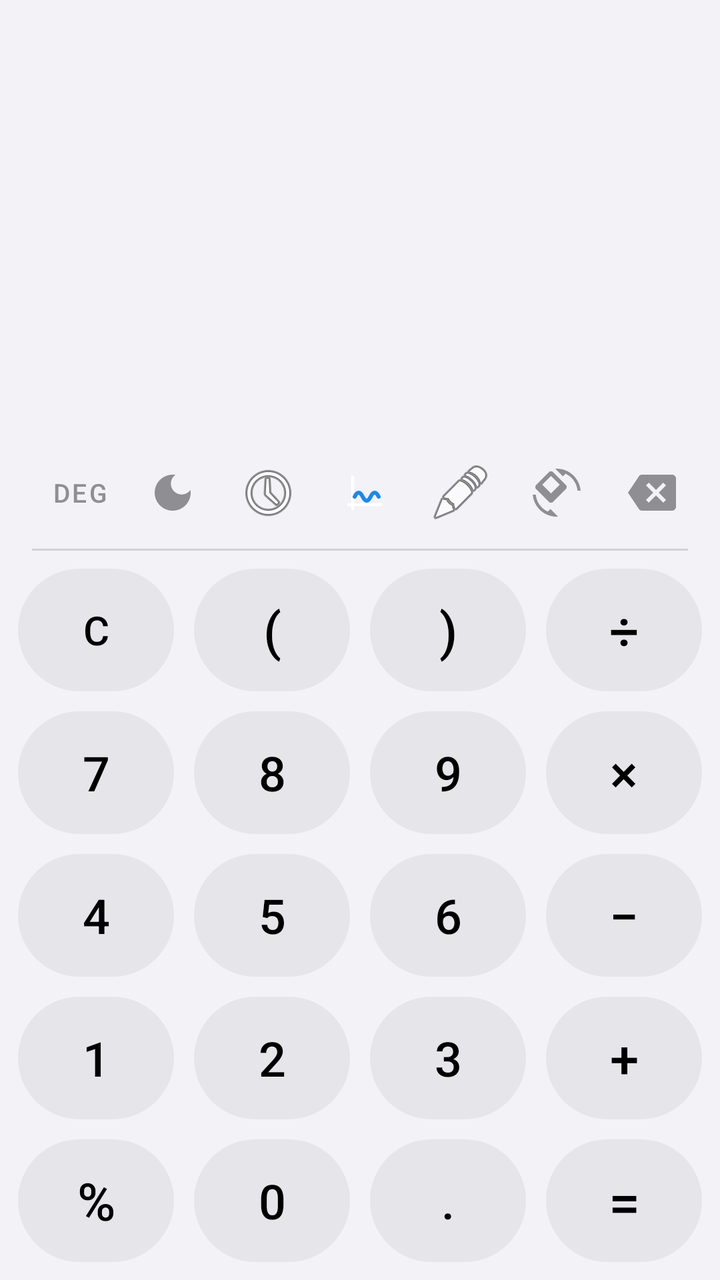
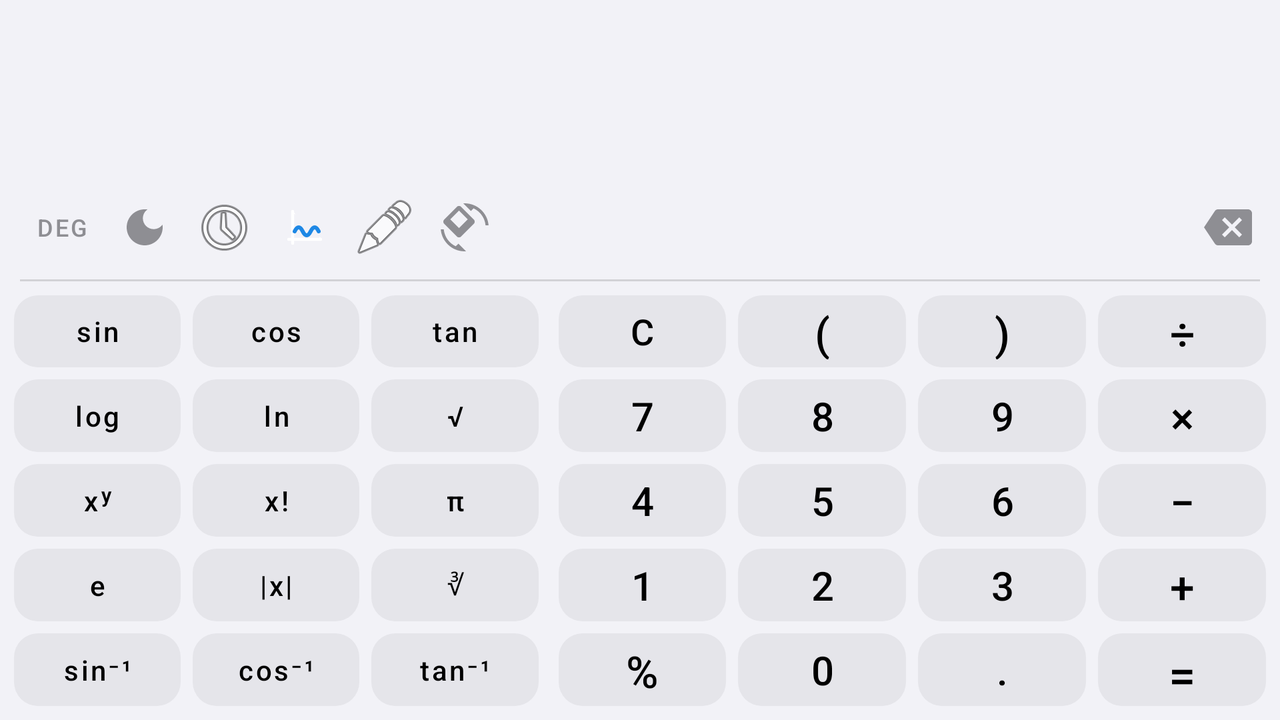

One screen, two layout resources from the same app: the default and the repository's alternative for another configuration. Each is rendered where Android would select it; the XML of both is given below.
<!-- AndroidManifest.xml: application theme Theme.MyCalculator -->
<!-- res/layout/activity_main.xml -->
<?xml version="1.0" encoding="utf-8"?>
<LinearLayout xmlns:android="http://schemas.android.com/apk/res/android"
    android:layout_width="match_parent"
    android:layout_height="match_parent"
    android:orientation="vertical"
    android:background="@color/colorBackground">

    
    <LinearLayout
        android:layout_width="match_parent"
        android:layout_height="0dp"
        android:layout_weight="3"
        android:orientation="vertical"
        android:gravity="bottom|end"
        android:paddingStart="24dp"
        android:paddingEnd="24dp"
        android:paddingBottom="8dp">

        <EditText
            android:id="@+id/text_expression"
            android:layout_width="match_parent"
            android:layout_height="wrap_content"
            android:gravity="end"
            android:maxLines="3"
            android:background="@null"
            android:cursorVisible="true"
            android:focusable="true"
            android:focusableInTouchMode="true"
            android:textColor="@color/colorTextPrimary"
            android:textSize="36sp"
            android:inputType="text"
            android:importantForAutofill="no"
            android:textColorHint="@color/colorTextSecondary" />

        <TextView
            android:id="@+id/text_result"
            android:layout_width="match_parent"
            android:layout_height="wrap_content"
            android:layout_marginTop="8dp"
            android:gravity="end"
            android:maxLines="1"
            android:ellipsize="start"
            android:textColor="@color/colorTextSecondary"
            android:textSize="24sp"
            android:text="" />
    </LinearLayout>

    
    <LinearLayout
        android:layout_width="match_parent"
        android:layout_height="wrap_content"
        android:orientation="horizontal"
        android:gravity="center_vertical"
        android:paddingStart="16dp"
        android:paddingEnd="16dp"
        android:paddingTop="4dp"
        android:paddingBottom="4dp">

        <Button
            android:id="@+id/btn_deg_rad"
            android:layout_width="wrap_content"
            android:layout_height="wrap_content"
            android:minWidth="0dp"
            android:paddingStart="10dp"
            android:paddingEnd="10dp"
            android:paddingTop="6dp"
            android:paddingBottom="6dp"
            android:insetTop="0dp"
            android:insetBottom="0dp"
            android:text="DEG"
            android:textSize="13sp"
            android:textAllCaps="false"
            android:fontFamily="sans-serif-medium"
            android:background="?attr/selectableItemBackgroundBorderless"
            android:textColor="@color/colorTextSecondary"
            android:contentDescription="@string/deg_rad_toggle"
            android:onClick="onButtonClick" />

        <ImageButton
            android:id="@+id/btn_theme"
            android:layout_width="36dp"
            android:layout_height="36dp"
            android:layout_marginStart="4dp"
            android:background="?attr/selectableItemBackgroundBorderless"
            android:src="@drawable/ic_dark_mode"
            android:scaleType="centerInside"
            android:contentDescription="@string/theme_toggle"
            android:onClick="onButtonClick" />

        <ImageButton
            android:id="@+id/btn_history"
            android:layout_width="36dp"
            android:layout_height="36dp"
            android:layout_marginStart="12dp"
            android:background="?attr/selectableItemBackgroundBorderless"
            android:src="@android:drawable/ic_menu_recent_history"
            android:scaleType="centerInside"
            android:contentDescription="@string/history_title"
            android:onClick="onButtonClick" />

        <ImageButton
            android:id="@+id/btn_graph"
            android:layout_width="36dp"
            android:layout_height="36dp"
            android:layout_marginStart="12dp"
            android:background="?attr/selectableItemBackgroundBorderless"
            android:src="@drawable/ic_graph"
            android:scaleType="centerInside"
            android:contentDescription="@string/graph_title"
            android:onClick="onButtonClick" />

        <ImageButton
            android:id="@+id/btn_math_note"
            android:layout_width="36dp"
            android:layout_height="36dp"
            android:layout_marginStart="12dp"
            android:background="?attr/selectableItemBackgroundBorderless"
            android:src="@android:drawable/ic_menu_edit"
            android:scaleType="centerInside"
            android:contentDescription="Math Note"
            android:onClick="onButtonClick" />

        <ImageButton
            android:id="@+id/btn_rotate"
            android:layout_width="36dp"
            android:layout_height="36dp"
            android:layout_marginStart="12dp"
            android:background="?attr/selectableItemBackgroundBorderless"
            android:src="@drawable/ic_screen_rotate"
            android:scaleType="centerInside"
            android:contentDescription="@string/rotate_screen"
            android:onClick="onButtonClick" />

        <View
            android:layout_width="0dp"
            android:layout_height="1dp"
            android:layout_weight="1" />

        <ImageButton
            android:id="@+id/btn_delete"
            android:layout_width="36dp"
            android:layout_height="36dp"
            android:background="?attr/selectableItemBackgroundBorderless"
            android:src="@drawable/ic_backspace"
            android:scaleType="centerInside"
            android:contentDescription="@string/backspace"
            android:onClick="onButtonClick" />
    </LinearLayout>

    
    <View
        android:layout_width="match_parent"
        android:layout_height="1dp"
        android:layout_marginStart="16dp"
        android:layout_marginEnd="16dp"
        android:background="@color/colorDivider" />

    
    <LinearLayout
        android:layout_width="match_parent"
        android:layout_height="0dp"
        android:layout_weight="5"
        android:orientation="vertical"
        android:padding="4dp">

        
        <LinearLayout android:layout_width="match_parent" android:layout_height="0dp" android:layout_weight="1" android:orientation="horizontal">
            <Button android:id="@+id/btn_clear" style="@style/CalcButton.Clear" android:text="C" android:onClick="onButtonClick" />
            <Button android:id="@+id/btn_open_paren" style="@style/CalcButton.Operator" android:text="(" android:onClick="onButtonClick" />
            <Button android:id="@+id/btn_close_paren" style="@style/CalcButton.Operator" android:text=")" android:onClick="onButtonClick" />
            <Button android:id="@+id/btn_divide" style="@style/CalcButton.Operator" android:text="÷" android:onClick="onButtonClick" />
        </LinearLayout>

        
        <LinearLayout android:layout_width="match_parent" android:layout_height="0dp" android:layout_weight="1" android:orientation="horizontal">
            <Button android:id="@+id/btn_7" style="@style/CalcButton.Number" android:text="7" android:onClick="onButtonClick" />
            <Button android:id="@+id/btn_8" style="@style/CalcButton.Number" android:text="8" android:onClick="onButtonClick" />
            <Button android:id="@+id/btn_9" style="@style/CalcButton.Number" android:text="9" android:onClick="onButtonClick" />
            <Button android:id="@+id/btn_multiply" style="@style/CalcButton.Operator" android:text="×" android:onClick="onButtonClick" />
        </LinearLayout>

        
        <LinearLayout android:layout_width="match_parent" android:layout_height="0dp" android:layout_weight="1" android:orientation="horizontal">
            <Button android:id="@+id/btn_4" style="@style/CalcButton.Number" android:text="4" android:onClick="onButtonClick" />
            <Button android:id="@+id/btn_5" style="@style/CalcButton.Number" android:text="5" android:onClick="onButtonClick" />
            <Button android:id="@+id/btn_6" style="@style/CalcButton.Number" android:text="6" android:onClick="onButtonClick" />
            <Button android:id="@+id/btn_minus" style="@style/CalcButton.Operator" android:text="−" android:onClick="onButtonClick" />
        </LinearLayout>

        
        <LinearLayout android:layout_width="match_parent" android:layout_height="0dp" android:layout_weight="1" android:orientation="horizontal">
            <Button android:id="@+id/btn_1" style="@style/CalcButton.Number" android:text="1" android:onClick="onButtonClick" />
            <Button android:id="@+id/btn_2" style="@style/CalcButton.Number" android:text="2" android:onClick="onButtonClick" />
            <Button android:id="@+id/btn_3" style="@style/CalcButton.Number" android:text="3" android:onClick="onButtonClick" />
            <Button android:id="@+id/btn_plus" style="@style/CalcButton.Operator" android:text="+" android:onClick="onButtonClick" />
        </LinearLayout>

        
        <LinearLayout android:layout_width="match_parent" android:layout_height="0dp" android:layout_weight="1" android:orientation="horizontal">
            <Button android:id="@+id/btn_percent" style="@style/CalcButton.Operator" android:text="%" android:onClick="onButtonClick" />
            <Button android:id="@+id/btn_0" style="@style/CalcButton.Number" android:text="0" android:onClick="onButtonClick" />
            <Button android:id="@+id/btn_dot" style="@style/CalcButton.Number" android:text="." android:onClick="onButtonClick" />
            <Button android:id="@+id/btn_equals" style="@style/CalcButton.Equals" android:text="=" android:onClick="onButtonClick" />
        </LinearLayout>
    </LinearLayout>

</LinearLayout>
<!-- resources referenced by this layout -->
<resources>
  <color name="colorBackground">#F2F2F7</color>
  <color name="colorDivider">#22000000</color>
  <color name="colorTextPrimary">#000000</color>
  <color name="colorTextSecondary">#8E8E93</color>
  <string name="backspace">Xóa</string>
  <string name="deg_rad_toggle">DEG/RAD</string>
  <string name="graph_title">Vẽ Đồ Thị</string>
  <string name="history_title">Lịch sử</string>
  <string name="rotate_screen">Xoay màn hình</string>
  <string name="theme_toggle">Chuyển giao diện</string>
  <style name="CalcButton.Clear" parent="CalcButtonBase">
          <item name="android:background">@drawable/bg_btn_clear</item>
          <item name="android:textColor">@color/colorTextPrimary</item>
          <item name="android:textSize">20sp</item>
      </style>
  <style name="CalcButton.Equals" parent="CalcButtonBase">
          <item name="android:background">@drawable/bg_btn_equals</item>
          <item name="android:textColor">@color/colorTextPrimary</item>
          <item name="android:textSize">28sp</item>
      </style>
  <style name="CalcButton.Number" parent="CalcButtonBase">
          <item name="android:background">@drawable/bg_btn_number</item>
          <item name="android:textColor">@color/colorTextPrimary</item>
      </style>
  <style name="CalcButton.Operator" parent="CalcButtonBase">
          <item name="android:background">@drawable/bg_btn_operator</item>
          <item name="android:textColor">@color/colorTextPrimary</item>
          <item name="android:textSize">26sp</item>
      </style>
  <color name="colorTopBarIcon">#8E8E93</color>
  <!-- drawable bg_btn_clear (drawable) -->
  <?xml version="1.0" encoding="utf-8"?>
  <ripple xmlns:android="http://schemas.android.com/apk/res/android"
      android:color="@color/colorClearBtnPressed">
      <item>
          <shape android:shape="rectangle">
              <solid android:color="@color/colorClearBtn" />
              <corners android:radius="100dp" />
          </shape>
      </item>
  </ripple>
  <!-- drawable bg_btn_equals (drawable) -->
  <?xml version="1.0" encoding="utf-8"?>
  <ripple xmlns:android="http://schemas.android.com/apk/res/android"
      android:color="@color/colorEqualsBtnPressed">
      <item>
          <shape android:shape="rectangle">
              <solid android:color="@color/colorEqualsBtn" />
              <corners android:radius="100dp" />
          </shape>
      </item>
  </ripple>
  <!-- drawable bg_btn_number (drawable) -->
  <?xml version="1.0" encoding="utf-8"?>
  <ripple xmlns:android="http://schemas.android.com/apk/res/android"
      android:color="@color/colorNumberBtnPressed">
      <item>
          <shape android:shape="rectangle">
              <solid android:color="@color/colorNumberBtn" />
              <corners android:radius="100dp" />
          </shape>
      </item>
  </ripple>
  <!-- drawable bg_btn_operator (drawable) -->
  <?xml version="1.0" encoding="utf-8"?>
  <ripple xmlns:android="http://schemas.android.com/apk/res/android"
      android:color="@color/colorOperatorBtnPressed">
      <item>
          <shape android:shape="rectangle">
              <solid android:color="@color/colorOperatorBtn" />
              <corners android:radius="100dp" />
          </shape>
      </item>
  </ripple>
  <color name="colorEqualsBtn">#E5E5EA</color>
  <color name="colorOperatorText">#000000</color>
  <color name="colorClearBtnPressed">#D1D1D6</color>
  <color name="colorClearBtn">#E5E5EA</color>
  <color name="colorEqualsBtnPressed">#D1D1D6</color>
  <color name="colorNumberBtnPressed">#D1D1D6</color>
  <color name="colorNumberBtn">#E5E5EA</color>
  <color name="colorOperatorBtnPressed">#D1D1D6</color>
  <color name="colorOperatorBtn">#E5E5EA</color>
  <!-- some entries are left out for length -->
</resources>
<!-- res/layout-land/activity_main.xml (the repository's variant of the layout above) -->
<!-- drawn on the phone turned sideways -->
<?xml version="1.0" encoding="utf-8"?>
<LinearLayout xmlns:android="http://schemas.android.com/apk/res/android"
    android:layout_width="match_parent"
    android:layout_height="match_parent"
    android:orientation="vertical"
    android:background="@color/colorBackground">

    <LinearLayout
        android:layout_width="match_parent"
        android:layout_height="0dp"
        android:layout_weight="2"
        android:orientation="vertical"
        android:gravity="bottom|end"
        android:paddingStart="16dp"
        android:paddingEnd="16dp"
        android:paddingBottom="4dp">

        <EditText
            android:id="@+id/text_expression"
            android:layout_width="match_parent"
            android:layout_height="wrap_content"
            android:gravity="end"
            android:maxLines="2"
            android:background="@null"
            android:cursorVisible="true"
            android:focusable="true"
            android:focusableInTouchMode="true"
            android:textColor="@color/colorTextPrimary"
            android:textSize="28sp"
            android:inputType="text"
            android:importantForAutofill="no"
            android:textColorHint="@color/colorTextSecondary" />

        <TextView
            android:id="@+id/text_result"
            android:layout_width="match_parent"
            android:layout_height="wrap_content"
            android:layout_marginTop="4dp"
            android:gravity="end"
            android:maxLines="1"
            android:ellipsize="start"
            android:textColor="@color/colorTextSecondary"
            android:textSize="18sp" />
    </LinearLayout>

    <LinearLayout
        android:layout_width="match_parent"
        android:layout_height="wrap_content"
        android:orientation="horizontal"
        android:gravity="center_vertical"
        android:paddingStart="10dp"
        android:paddingEnd="10dp"
        android:paddingTop="2dp"
        android:paddingBottom="2dp">

        <Button
            android:id="@+id/btn_deg_rad"
            android:layout_width="wrap_content"
            android:layout_height="wrap_content"
            android:minWidth="0dp"
            android:paddingStart="8dp"
            android:paddingEnd="8dp"
            android:paddingTop="5dp"
            android:paddingBottom="5dp"
            android:insetTop="0dp"
            android:insetBottom="0dp"
            android:text="DEG"
            android:textSize="12sp"
            android:textAllCaps="false"
            android:fontFamily="sans-serif-medium"
            android:background="?attr/selectableItemBackgroundBorderless"
            android:textColor="@color/colorTextSecondary"
            android:contentDescription="@string/deg_rad_toggle"
            android:onClick="onButtonClick" />

        <ImageButton
            android:id="@+id/btn_theme"
            android:layout_width="32dp"
            android:layout_height="32dp"
            android:layout_marginStart="4dp"
            android:background="?attr/selectableItemBackgroundBorderless"
            android:src="@drawable/ic_dark_mode"
            android:scaleType="centerInside"
            android:contentDescription="@string/theme_toggle"
            android:onClick="onButtonClick" />

        <ImageButton
            android:id="@+id/btn_history"
            android:layout_width="32dp"
            android:layout_height="32dp"
            android:layout_marginStart="8dp"
            android:background="?attr/selectableItemBackgroundBorderless"
            android:src="@android:drawable/ic_menu_recent_history"
            android:scaleType="centerInside"
            android:contentDescription="@string/history_title"
            android:onClick="onButtonClick" />

        <ImageButton
            android:id="@+id/btn_graph"
            android:layout_width="32dp"
            android:layout_height="32dp"
            android:layout_marginStart="8dp"
            android:background="?attr/selectableItemBackgroundBorderless"
            android:src="@drawable/ic_graph"
            android:scaleType="centerInside"
            android:contentDescription="@string/graph_title"
            android:onClick="onButtonClick" />

        <ImageButton
            android:id="@+id/btn_math_note"
            android:layout_width="32dp"
            android:layout_height="32dp"
            android:layout_marginStart="8dp"
            android:background="?attr/selectableItemBackgroundBorderless"
            android:src="@android:drawable/ic_menu_edit"
            android:scaleType="centerInside"
            android:contentDescription="Math Note"
            android:onClick="onButtonClick" />

        <ImageButton
            android:id="@+id/btn_rotate"
            android:layout_width="32dp"
            android:layout_height="32dp"
            android:layout_marginStart="8dp"
            android:background="?attr/selectableItemBackgroundBorderless"
            android:src="@drawable/ic_screen_rotate"
            android:scaleType="centerInside"
            android:contentDescription="@string/rotate_screen"
            android:onClick="onButtonClick" />

        <View
            android:layout_width="0dp"
            android:layout_height="1dp"
            android:layout_weight="1" />

        <ImageButton
            android:id="@+id/btn_delete"
            android:layout_width="32dp"
            android:layout_height="32dp"
            android:background="?attr/selectableItemBackgroundBorderless"
            android:src="@drawable/ic_backspace"
            android:scaleType="centerInside"
            android:contentDescription="@string/backspace"
            android:onClick="onButtonClick" />
    </LinearLayout>

    <View
        android:layout_width="match_parent"
        android:layout_height="1dp"
        android:layout_marginStart="10dp"
        android:layout_marginEnd="10dp"
        android:background="@color/colorDivider" />

    <LinearLayout
        android:layout_width="match_parent"
        android:layout_height="0dp"
        android:layout_weight="5"
        android:orientation="horizontal"
        android:padding="2dp">

        <LinearLayout
            android:layout_width="0dp"
            android:layout_height="match_parent"
            android:layout_weight="3"
            android:orientation="vertical"
            android:padding="2dp">

            <LinearLayout android:layout_width="match_parent" android:layout_height="0dp" android:layout_weight="1" android:orientation="horizontal">
                <Button android:id="@+id/btn_sin" style="@style/CalcButton.Function" android:text="sin" android:onClick="onButtonClick" />
                <Button android:id="@+id/btn_cos" style="@style/CalcButton.Function" android:text="cos" android:onClick="onButtonClick" />
                <Button android:id="@+id/btn_tan" style="@style/CalcButton.Function" android:text="tan" android:onClick="onButtonClick" />
            </LinearLayout>

            <LinearLayout android:layout_width="match_parent" android:layout_height="0dp" android:layout_weight="1" android:orientation="horizontal">
                <Button android:id="@+id/btn_log" style="@style/CalcButton.Function" android:text="log" android:onClick="onButtonClick" />
                <Button android:id="@+id/btn_ln" style="@style/CalcButton.Function" android:text="ln" android:onClick="onButtonClick" />
                <Button android:id="@+id/btn_sqrt" style="@style/CalcButton.Function" android:text="√" android:onClick="onButtonClick" />
            </LinearLayout>

            <LinearLayout android:layout_width="match_parent" android:layout_height="0dp" android:layout_weight="1" android:orientation="horizontal">
                <Button android:id="@+id/btn_power" style="@style/CalcButton.Function" android:text="xʸ" android:onClick="onButtonClick" />
                <Button android:id="@+id/btn_factorial" style="@style/CalcButton.Function" android:text="x!" android:onClick="onButtonClick" />
                <Button android:id="@+id/btn_pi" style="@style/CalcButton.Function" android:text="π" android:onClick="onButtonClick" />
            </LinearLayout>

            <LinearLayout android:layout_width="match_parent" android:layout_height="0dp" android:layout_weight="1" android:orientation="horizontal">
                <Button android:id="@+id/btn_e" style="@style/CalcButton.Function" android:text="e" android:onClick="onButtonClick" />
                <Button android:id="@+id/btn_abs" style="@style/CalcButton.Function" android:text="|x|" android:onClick="onButtonClick" />
                <Button android:id="@+id/btn_cbrt" style="@style/CalcButton.Function" android:text="∛" android:onClick="onButtonClick" />
            </LinearLayout>

            <LinearLayout android:layout_width="match_parent" android:layout_height="0dp" android:layout_weight="1" android:orientation="horizontal">
                <Button android:id="@+id/btn_asin" style="@style/CalcButton.Function" android:text="sin⁻¹" android:onClick="onButtonClick" />
                <Button android:id="@+id/btn_acos" style="@style/CalcButton.Function" android:text="cos⁻¹" android:onClick="onButtonClick" />
                <Button android:id="@+id/btn_atan" style="@style/CalcButton.Function" android:text="tan⁻¹" android:onClick="onButtonClick" />
            </LinearLayout>
        </LinearLayout>

        <LinearLayout
            android:layout_width="0dp"
            android:layout_height="match_parent"
            android:layout_weight="4"
            android:orientation="vertical"
            android:padding="2dp">

            <LinearLayout android:layout_width="match_parent" android:layout_height="0dp" android:layout_weight="1" android:orientation="horizontal">
                <Button android:id="@+id/btn_clear" style="@style/CalcButton.Clear" android:text="C" android:onClick="onButtonClick" />
                <Button android:id="@+id/btn_open_paren" style="@style/CalcButton.Operator" android:text="(" android:onClick="onButtonClick" />
                <Button android:id="@+id/btn_close_paren" style="@style/CalcButton.Operator" android:text=")" android:onClick="onButtonClick" />
                <Button android:id="@+id/btn_divide" style="@style/CalcButton.Operator" android:text="÷" android:onClick="onButtonClick" />
            </LinearLayout>

            <LinearLayout android:layout_width="match_parent" android:layout_height="0dp" android:layout_weight="1" android:orientation="horizontal">
                <Button android:id="@+id/btn_7" style="@style/CalcButton.Number" android:text="7" android:onClick="onButtonClick" />
                <Button android:id="@+id/btn_8" style="@style/CalcButton.Number" android:text="8" android:onClick="onButtonClick" />
                <Button android:id="@+id/btn_9" style="@style/CalcButton.Number" android:text="9" android:onClick="onButtonClick" />
                <Button android:id="@+id/btn_multiply" style="@style/CalcButton.Operator" android:text="×" android:onClick="onButtonClick" />
            </LinearLayout>

            <LinearLayout android:layout_width="match_parent" android:layout_height="0dp" android:layout_weight="1" android:orientation="horizontal">
                <Button android:id="@+id/btn_4" style="@style/CalcButton.Number" android:text="4" android:onClick="onButtonClick" />
                <Button android:id="@+id/btn_5" style="@style/CalcButton.Number" android:text="5" android:onClick="onButtonClick" />
                <Button android:id="@+id/btn_6" style="@style/CalcButton.Number" android:text="6" android:onClick="onButtonClick" />
                <Button android:id="@+id/btn_minus" style="@style/CalcButton.Operator" android:text="−" android:onClick="onButtonClick" />
            </LinearLayout>

            <LinearLayout android:layout_width="match_parent" android:layout_height="0dp" android:layout_weight="1" android:orientation="horizontal">
                <Button android:id="@+id/btn_1" style="@style/CalcButton.Number" android:text="1" android:onClick="onButtonClick" />
                <Button android:id="@+id/btn_2" style="@style/CalcButton.Number" android:text="2" android:onClick="onButtonClick" />
                <Button android:id="@+id/btn_3" style="@style/CalcButton.Number" android:text="3" android:onClick="onButtonClick" />
                <Button android:id="@+id/btn_plus" style="@style/CalcButton.Operator" android:text="+" android:onClick="onButtonClick" />
            </LinearLayout>

            <LinearLayout android:layout_width="match_parent" android:layout_height="0dp" android:layout_weight="1" android:orientation="horizontal">
                <Button android:id="@+id/btn_percent" style="@style/CalcButton.Operator" android:text="%" android:onClick="onButtonClick" />
                <Button android:id="@+id/btn_0" style="@style/CalcButton.Number" android:text="0" android:onClick="onButtonClick" />
                <Button android:id="@+id/btn_dot" style="@style/CalcButton.Number" android:text="." android:onClick="onButtonClick" />
                <Button android:id="@+id/btn_equals" style="@style/CalcButton.Equals" android:text="=" android:onClick="onButtonClick" />
            </LinearLayout>
        </LinearLayout>
    </LinearLayout>

</LinearLayout>
<!-- resources referenced by the variant -->
<!-- as the phone turned sideways resolves them -->
<resources>
  <color name="colorBackground">#F2F2F7</color>
  <color name="colorDivider">#22000000</color>
  <color name="colorTextPrimary">#000000</color>
  <color name="colorTextSecondary">#8E8E93</color>
  <string name="backspace">Xóa</string>
  <string name="deg_rad_toggle">DEG/RAD</string>
  <string name="graph_title">Vẽ Đồ Thị</string>
  <string name="history_title">Lịch sử</string>
  <string name="rotate_screen">Xoay màn hình</string>
  <string name="theme_toggle">Chuyển giao diện</string>
  <!-- from res/values-land/ -->
  <style name="CalcButton.Clear" parent="CalcButtonBase">
          <item name="android:background">@drawable/bg_btn_clear</item>
          <item name="android:textColor">@color/colorTextPrimary</item>
          <item name="android:textSize">18sp</item>
      </style>
  <!-- from res/values-land/ -->
  <style name="CalcButton.Equals" parent="CalcButtonBase">
          <item name="android:background">@drawable/bg_btn_equals</item>
          <item name="android:textColor">@color/colorTextPrimary</item>
          <item name="android:textSize">24sp</item>
      </style>
  <!-- from res/values-land/ -->
  <style name="CalcButton.Function" parent="CalcButtonBase">
          <item name="android:background">@drawable/bg_btn_function</item>
          <item name="android:textColor">@color/colorTextPrimary</item>
          <item name="android:textSize">14sp</item>
      </style>
  <!-- from res/values-land/ -->
  <style name="CalcButton.Number" parent="CalcButtonBase">
          <item name="android:background">@drawable/bg_btn_number</item>
          <item name="android:textColor">@color/colorTextPrimary</item>
      </style>
  <!-- from res/values-land/ -->
  <style name="CalcButton.Operator" parent="CalcButtonBase">
          <item name="android:background">@drawable/bg_btn_operator</item>
          <item name="android:textColor">@color/colorTextPrimary</item>
          <item name="android:textSize">22sp</item>
      </style>
  <color name="colorTopBarIcon">#8E8E93</color>
  <!-- drawable bg_btn_clear (drawable) -->
  <?xml version="1.0" encoding="utf-8"?>
  <ripple xmlns:android="http://schemas.android.com/apk/res/android"
      android:color="@color/colorClearBtnPressed">
      <item>
          <shape android:shape="rectangle">
              <solid android:color="@color/colorClearBtn" />
              <corners android:radius="100dp" />
          </shape>
      </item>
  </ripple>
  <!-- drawable bg_btn_equals (drawable) -->
  <?xml version="1.0" encoding="utf-8"?>
  <ripple xmlns:android="http://schemas.android.com/apk/res/android"
      android:color="@color/colorEqualsBtnPressed">
      <item>
          <shape android:shape="rectangle">
              <solid android:color="@color/colorEqualsBtn" />
              <corners android:radius="100dp" />
          </shape>
      </item>
  </ripple>
  <!-- drawable bg_btn_number (drawable) -->
  <?xml version="1.0" encoding="utf-8"?>
  <ripple xmlns:android="http://schemas.android.com/apk/res/android"
      android:color="@color/colorNumberBtnPressed">
      <item>
          <shape android:shape="rectangle">
              <solid android:color="@color/colorNumberBtn" />
              <corners android:radius="100dp" />
          </shape>
      </item>
  </ripple>
  <color name="colorEqualsBtn">#E5E5EA</color>
  <color name="colorOperatorText">#000000</color>
  <color name="colorClearBtnPressed">#D1D1D6</color>
  <color name="colorClearBtn">#E5E5EA</color>
  <color name="colorEqualsBtnPressed">#D1D1D6</color>
  <color name="colorFunctionBtnPressed">#D1D1D6</color>
  <color name="colorFunctionBtn">#E5E5EA</color>
  <color name="colorNumberBtnPressed">#D1D1D6</color>
  <color name="colorNumberBtn">#E5E5EA</color>
  <color name="colorOperatorBtnPressed">#D1D1D6</color>
  <color name="colorOperatorBtn">#E5E5EA</color>
  <!-- some entries are left out for length -->
</resources>
